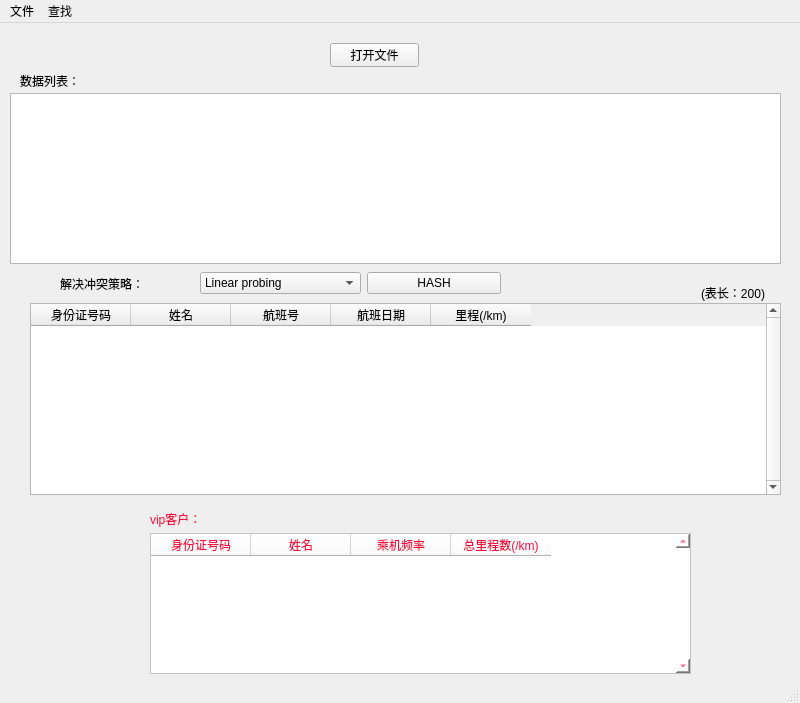
<?xml version="1.0" encoding="UTF-8"?>
<ui version="4.0">
 <class>MainWindow</class>
 <widget class="QMainWindow" name="MainWindow">
  <property name="geometry">
   <rect>
    <x>0</x>
    <y>0</y>
    <width>800</width>
    <height>703</height>
   </rect>
  </property>
  <property name="windowTitle">
   <string>MainWindow</string>
  </property>
  <property name="windowOpacity">
   <double>1.000000000000000</double>
  </property>
  <widget class="QWidget" name="centralwidget">
   <widget class="QTextBrowser" name="outputText">
    <property name="geometry">
     <rect>
      <x>10</x>
      <y>70</y>
      <width>771</width>
      <height>171</height>
     </rect>
    </property>
   </widget>
   <widget class="QTableWidget" name="table">
    <property name="geometry">
     <rect>
      <x>30</x>
      <y>280</y>
      <width>751</width>
      <height>192</height>
     </rect>
    </property>
    <property name="layoutDirection">
     <enum>Qt::LeftToRight</enum>
    </property>
    <property name="verticalScrollBarPolicy">
     <enum>Qt::ScrollBarAlwaysOn</enum>
    </property>
    <property name="horizontalScrollBarPolicy">
     <enum>Qt::ScrollBarAlwaysOff</enum>
    </property>
    <property name="sortingEnabled">
     <bool>true</bool>
    </property>
    <column>
     <property name="text">
      <string>身份证号码</string>
     </property>
    </column>
    <column>
     <property name="text">
      <string>姓名</string>
     </property>
    </column>
    <column>
     <property name="text">
      <string>航班号</string>
     </property>
    </column>
    <column>
     <property name="text">
      <string>航班日期</string>
     </property>
    </column>
    <column>
     <property name="text">
      <string>里程(/km)</string>
     </property>
    </column>
   </widget>
   <widget class="QLabel" name="label">
    <property name="geometry">
     <rect>
      <x>150</x>
      <y>480</y>
      <width>271</width>
      <height>31</height>
     </rect>
    </property>
    <property name="styleSheet">
     <string notr="true">color:rgb(255, 11, 64);
font: 75 16pt &quot;Adobe Devanagari&quot;;</string>
    </property>
    <property name="text">
     <string>vip客户：</string>
    </property>
   </widget>
   <widget class="QTableWidget" name="vip_table">
    <property name="geometry">
     <rect>
      <x>150</x>
      <y>510</y>
      <width>541</width>
      <height>141</height>
     </rect>
    </property>
    <property name="layoutDirection">
     <enum>Qt::LeftToRight</enum>
    </property>
    <property name="styleSheet">
     <string notr="true">color:rgb(255, 11, 64);
background-color:white;</string>
    </property>
    <property name="verticalScrollBarPolicy">
     <enum>Qt::ScrollBarAlwaysOn</enum>
    </property>
    <property name="horizontalScrollBarPolicy">
     <enum>Qt::ScrollBarAlwaysOff</enum>
    </property>
    <property name="sortingEnabled">
     <bool>true</bool>
    </property>
    <column>
     <property name="text">
      <string>身份证号码</string>
     </property>
    </column>
    <column>
     <property name="text">
      <string>姓名</string>
     </property>
    </column>
    <column>
     <property name="text">
      <string>乘机频率</string>
     </property>
    </column>
    <column>
     <property name="text">
      <string>总里程数(/km)</string>
     </property>
    </column>
   </widget>
   <widget class="QPushButton" name="file_open_buttom">
    <property name="geometry">
     <rect>
      <x>330</x>
      <y>20</y>
      <width>89</width>
      <height>24</height>
     </rect>
    </property>
    <property name="text">
     <string>打开文件</string>
    </property>
   </widget>
   <widget class="QLabel" name="label_2">
    <property name="geometry">
     <rect>
      <x>20</x>
      <y>50</y>
      <width>72</width>
      <height>15</height>
     </rect>
    </property>
    <property name="text">
     <string>数据列表：</string>
    </property>
   </widget>
   <widget class="QWidget" name="horizontalLayoutWidget">
    <property name="geometry">
     <rect>
      <x>60</x>
      <y>240</y>
      <width>441</width>
      <height>41</height>
     </rect>
    </property>
    <layout class="QHBoxLayout" name="horizontalLayout">
     <item>
      <widget class="QLabel" name="label_3">
       <property name="text">
        <string>解决冲突策略：</string>
       </property>
      </widget>
     </item>
     <item>
      <widget class="QComboBox" name="hash_method">
       <property name="minimumSize">
        <size>
         <width>161</width>
         <height>0</height>
        </size>
       </property>
       <item>
        <property name="text">
         <string>Linear probing</string>
        </property>
       </item>
       <item>
        <property name="text">
         <string>Double hashing</string>
        </property>
       </item>
       <item>
        <property name="text">
         <string>Quadratic probing</string>
        </property>
       </item>
      </widget>
     </item>
     <item>
      <widget class="QPushButton" name="pushButton">
       <property name="text">
        <string>HASH</string>
       </property>
      </widget>
     </item>
    </layout>
   </widget>
   <widget class="QLabel" name="label_4">
    <property name="geometry">
     <rect>
      <x>701</x>
      <y>260</y>
      <width>91</width>
      <height>20</height>
     </rect>
    </property>
    <property name="text">
     <string>(表长：200)</string>
    </property>
   </widget>
  </widget>
  <widget class="QMenuBar" name="menubar">
   <property name="geometry">
    <rect>
     <x>0</x>
     <y>0</y>
     <width>800</width>
     <height>25</height>
    </rect>
   </property>
   <widget class="QMenu" name="menu">
    <property name="title">
     <string>文件</string>
    </property>
    <addaction name="openfile"/>
    <addaction name="actionquit"/>
   </widget>
   <widget class="QMenu" name="menu_2">
    <property name="title">
     <string>查找</string>
    </property>
    <addaction name="search_by_ID"/>
   </widget>
   <addaction name="menu"/>
   <addaction name="menu_2"/>
  </widget>
  <widget class="QStatusBar" name="statusbar"/>
  <action name="openfile">
   <property name="text">
    <string>选择文件</string>
   </property>
  </action>
  <action name="search_by_ID">
   <property name="text">
    <string>按身份证号查找</string>
   </property>
  </action>
  <action name="actionquit">
   <property name="text">
    <string>退出</string>
   </property>
  </action>
 </widget>
 <resources/>
 <connections/>
</ui>
